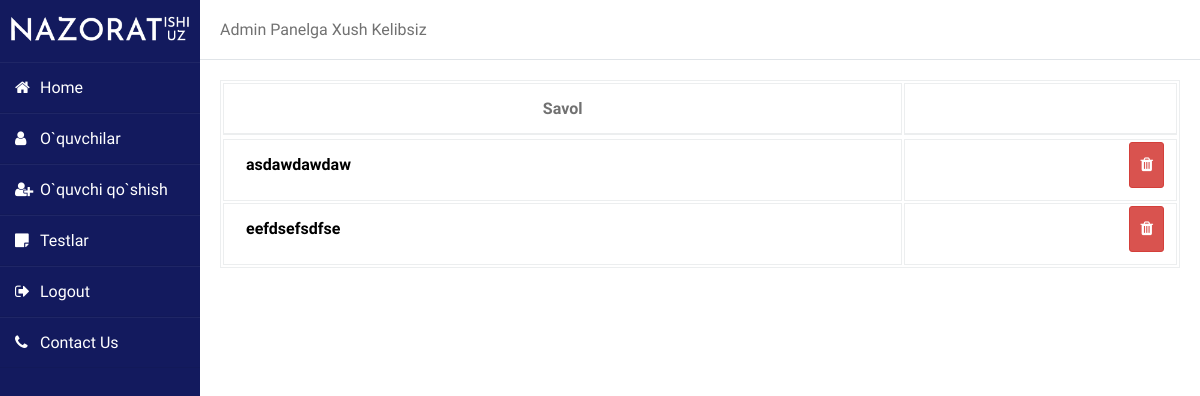
/1/21/testni-tanlash (signed in), run on an earlier commit of the app's database.
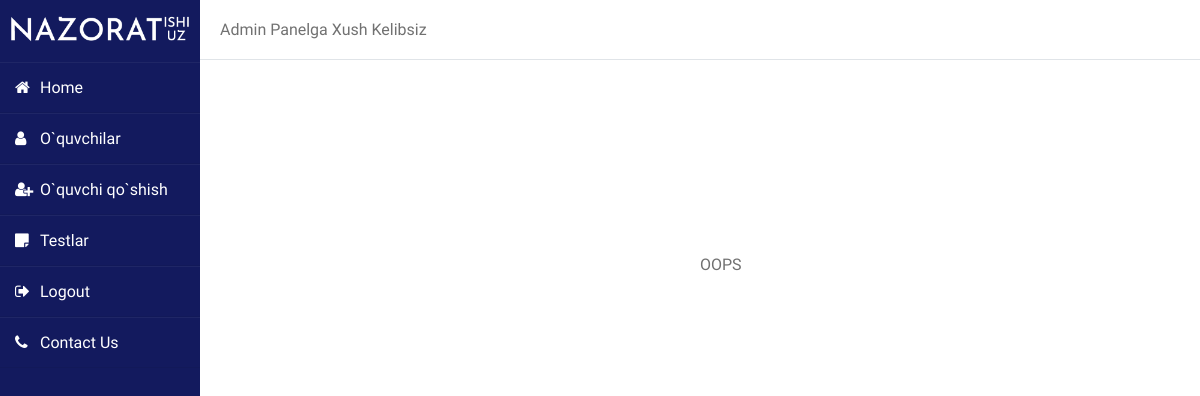
And on a later commit of the database.
### test_system/apps/my_tests/models.py (models this page shows)
class Test(models.Model):
    test = models.ForeignKey(Sinflarfanlar,on_delete=models.CASCADE)
    question = models.CharField(max_length=160,null = True)
    A = models.CharField(max_length=60,null=True)
    B = models.CharField(max_length=60,null=True)
    C = models.CharField(max_length=60,null=True)
    D = models.CharField(max_length=60,null=True)
    answer = models.CharField(max_length=60,null=True)
    number = models.CharField(max_length = 2,null = True)

### test_system/apps/my_tests/decorators.py (the view)
		def wrapper_func(request, *args, **kwargs):
			group = None
			if request.user.groups.exists():
				group = request.user.groups.all()[0].name
			if group in allowed_roles:
				if group == 'student':
				    return view_func(request, *args, **kwargs)
				if group == 'admin':
				    return view_func(request, *args, **kwargs)
				if group == 'admin2':
				    return view_func(request, *args, **kwargs)
			else:
			    return HttpResponse('siz bu sahifa uchun ro`yxatdan o`tmagansiz')

### test_system/apps/my_tests/views.py (called while the page is built)
@login_required(login_url='/accounts/login/')
@allowed_users(allowed_roles=['admin'])
def edit_test(request,user_id,test_id):
    test = Sinflarfanlar.objects.get(id = test_id)
    test = test.test_set.order_by("id")
    context = {
        "user_id":   user_id,
        "test_id":   test_id,
        "test":      test,
    }
    return render(request,'my_tests/edit-test.html',context)

### test_system/templates/my_tests/edit-test.html (shortened to what this page needs)
{% extends 'base.html' %}
{% load static %}
{% block content %}
        <link rel="stylesheet" href="{% static 'css/table.css' %}">
		<link rel="stylesheet" href="{% static 'css/media.css' %}">
		<link rel="stylesheet" href="{% static 'css/btn.css' %}">
<body>
<link rel="stylesheet" type="text/css" href="{% static 'css/font-awesome.css' %}" />
<link rel="stylesheet" href="{% static 'css/sidebar.css' %}">
<div class="wrapper">
    <div class="sidebar">
        <img width='180px' src="{% static 'img/logooq.png' %}">
        <ul>
            <li><a href="{% url 'my_tests:admin' user_id %}"><i class="fa fa-home"></i>Home</a></li>
            <li><a href="{% url 'my_tests:search' user_id %}"><i class="fa fa-user"></i>O`quvchilar</a></li>
            <li><a href="{% url 'my_tests:register' user_id %}"><i class="fa fa-user-plus"></i>O`quvchi qo`shish</a></li>
            <li><a href="{% url 'my_tests:choice' user_id %}"><i class="fa fa-sticky-note"></i>Testlar</a></li>
            <li><a href="{% url 'my_tests:user_logout' user_id %}"><i class="fa fa-sign-out"></i>Logout</a></li>
            <li><a href="#"><i class="fa fa-phone"></i>Contact Us</a></li>
        </ul>
    </div>
    <div class="main_content">
        <div class="header">Admin Panelga Xush Kelibsiz</div>
        <div class="info">
    <div class="">
        {% if test %}
        <table class="table table-hover table-bordered">
            <tr>
            <thead>
                <th class="pl-3">Savol</th>
                <th></th>
            </thead>
            {% for i in test %}
            <tbody >
                    <th class="p-3"><a href="{% url 'my_tests:edit_test_temp' user_id i.id %}" style="color:black!important; float: left;" class="float-righttext-decoration-none text-secondary">{{i.question}}</th></a>
                    <th>
						<a href="{% url 'my_tests:delete_test' user_id test_id i.id %}"
						class="m-1 float-right btn btn-sm btn-danger"><i class="fa fa-trash"></i></a>
						</th>
            </tbody>
            {% endfor %}
        </tr>
		</table>
		{% else %}
        <div style="margin-top:20% ; margin-left: 50%;" class="text-center h1">OOPS</div>
        {% endif %}
    </div>
      </div>
    </div>
</div>
</body>
{% endblock %}

What changed in the data, as far as the page shows it:
removed Test: question "asdawdawdaw"
removed Test: question "eefdsefsdfse"
Also different on the page:
text no longer shown: "Savol"
text now shown: "OOPS"
